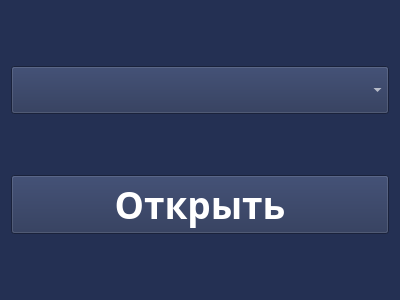
<?xml version="1.0" encoding="UTF-8"?>
<ui version="4.0">
 <class>AnnouncementSelectorWindow</class>
 <widget class="QWidget" name="AnnouncementSelectorWindow">
  <property name="geometry">
   <rect>
    <x>0</x>
    <y>0</y>
    <width>400</width>
    <height>300</height>
   </rect>
  </property>
  <property name="font">
   <font>
    <family>Segoe UI Semibold</family>
    <pointsize>14</pointsize>
    <weight>75</weight>
    <bold>true</bold>
   </font>
  </property>
  <property name="acceptDrops">
   <bool>true</bool>
  </property>
  <property name="windowTitle">
   <string>Объявления</string>
  </property>
  <property name="styleSheet">
   <string notr="true">background-color: rgb(36, 48, 83);
color: rgb(255, 255, 255);</string>
  </property>
  <layout class="QHBoxLayout" name="horizontalLayout">
   <item>
    <layout class="QVBoxLayout" name="verticalLayout">
     <item>
      <widget class="QComboBox" name="announcements_combobox">
       <property name="font">
        <font>
         <family>Segoe UI Semibold</family>
         <pointsize>22</pointsize>
         <weight>75</weight>
         <bold>true</bold>
        </font>
       </property>
       <property name="autoFillBackground">
        <bool>false</bool>
       </property>
      </widget>
     </item>
     <item>
      <widget class="QPushButton" name="open_announcements_button">
       <property name="font">
        <font>
         <family>Segoe UI Semibold</family>
         <pointsize>28</pointsize>
         <weight>75</weight>
         <bold>true</bold>
        </font>
       </property>
       <property name="cursor">
        <cursorShape>PointingHandCursor</cursorShape>
       </property>
       <property name="autoFillBackground">
        <bool>false</bool>
       </property>
       <property name="text">
        <string>Открыть</string>
       </property>
      </widget>
     </item>
    </layout>
   </item>
  </layout>
 </widget>
 <resources/>
 <connections/>
</ui>
